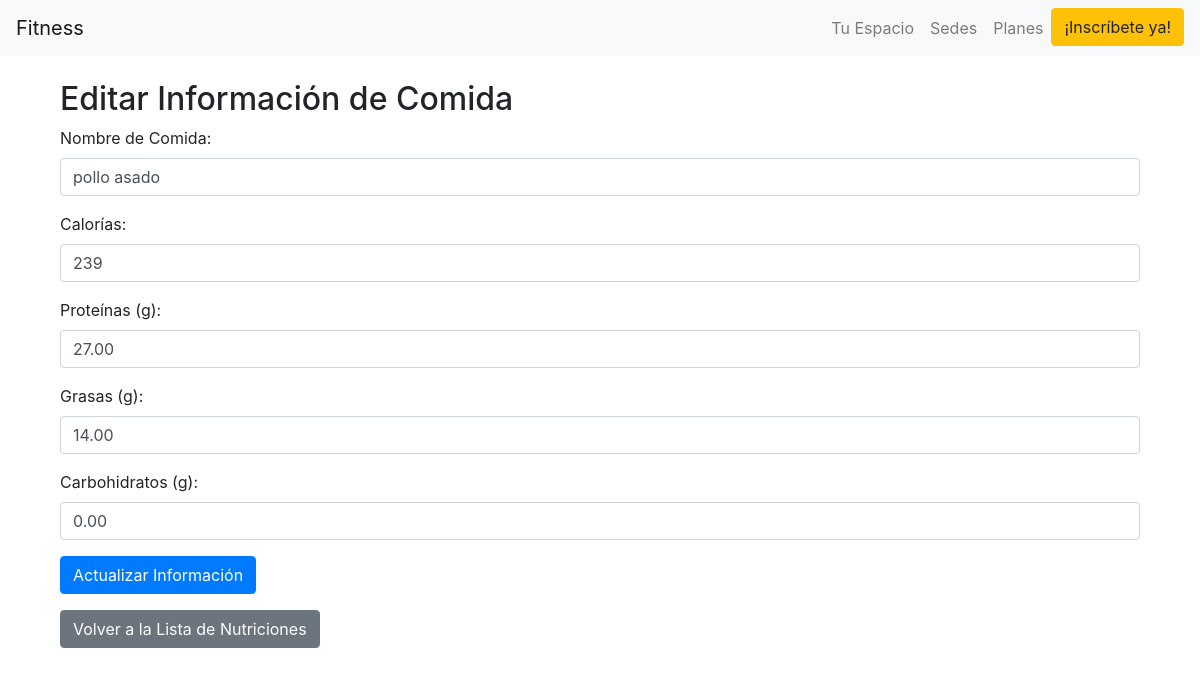
Page /mycoach/planes-nutricionales/editar/6/ (signed in) on the committed database.
### rutinas/models.py (models this page shows, shortened)
class Nutricion(models.Model):
    nombre_comida = models.CharField(max_length=100)
    calorias = models.IntegerField()
    proteinas = models.DecimalField(max_digits=5, decimal_places=2)
    grasas = models.DecimalField(max_digits=5, decimal_places=2)
    carbohidratos = models.DecimalField(max_digits=5, decimal_places=2)

### Mycoach/views.py (the view)
# urls.py: path('planes-nutricionales/editar/<int:pk>/', views.editar_nutricion, name='editar_plan_nutricional'),
@login_required
def editar_nutricion(request, pk):
    nutricion = get_object_or_404(Nutricion, pk=pk)
    if request.method == 'POST':
        form = ComidaForm(request.POST, instance=nutricion)
        if form.is_valid():
            form.save()
            messages.success(request, 'Información de nutrición actualizada exitosamente')
            return redirect('controlpesos:ver_nutriciones')
    else:
        form = ComidaForm(instance=nutricion)
    context = {
        'form': form,
        'titulo': 'Editar Información de Nutrición'
    }
    return render(request, 'asignar_plan.html', context)

### Mysite/forms.py
class ComidaForm(forms.ModelForm):
    class Meta:
        model = Nutricion
        fields = ['nombre_comida', 'calorias', 'proteinas', 'grasas', 'carbohidratos']
        labels = {
            'nombre_comida': 'Nombre de Comida',
            'calorias': 'Calorías',
            'proteinas': 'Proteínas (g)',
            'grasas': 'Grasas (g)',
            'carbohidratos': 'Carbohidratos (g)',
        }
        widgets = {
            'nombre_comida': forms.TextInput(attrs={'class': 'form-control'}),
            'calorias': forms.NumberInput(attrs={'class': 'form-control', 'min': '0'}),
            'proteinas': forms.NumberInput(attrs={'class': 'form-control', 'min': '0'}),
            'grasas': forms.NumberInput(attrs={'class': 'form-control', 'min': '0'}),
            'carbohidratos': forms.NumberInput(attrs={'class': 'form-control', 'min': '0'}),
        }

### templates/asignar_plan.html (shortened to what this page needs)
{% extends 'base.html' %}
{% block content %}
<div class="container mt-4">
    <h2>Editar Información de Comida</h2>
    <form method="post">
        {{ form.as_p }}
        <button type="submit" class="btn btn-primary">Actualizar Información</button>
    </form>
    <a href="{% url 'controlpesos:ver_nutriciones' %}" class="btn btn-secondary mt-3">Volver a la Lista de Nutriciones</a>
</div>
{% endblock %}

### rows in the picture
Nutricion: nombre_comida "pollo asado", calorias "239", proteinas "27.00", grasas "14.00", carbohidratos "0.00"
